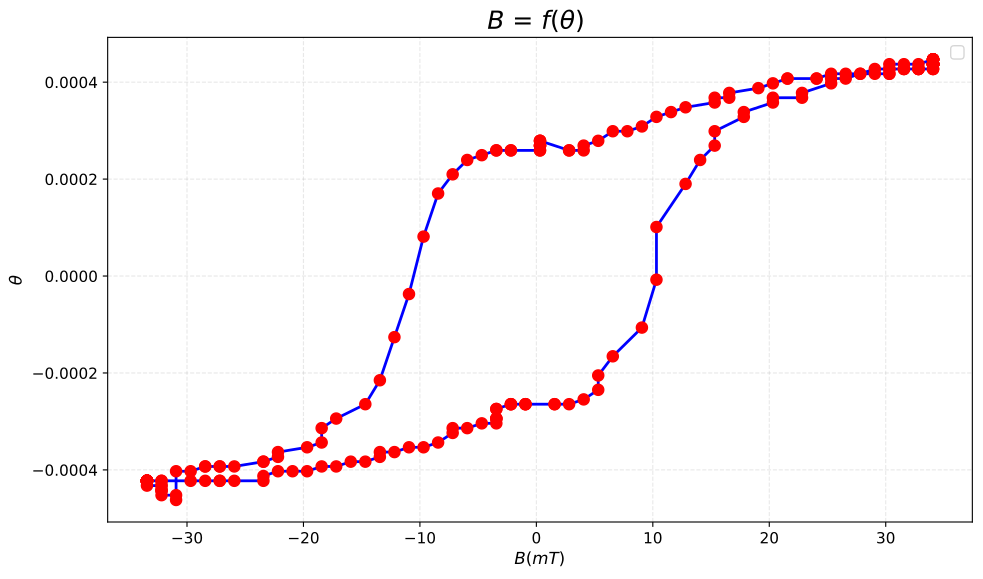

The script that saved this image:
import numpy as np
import pandas as pd
import matplotlib.pyplot as plt

dtype = np.float64

file_path = '/media/E/Python3.12/Python代码/实验/磁光克尔效应/1.192.xlsx'
df = pd.read_excel(file_path)
H = (np.array(df.iloc[:, 1])*1e-3*1250-1273.5)
M = (np.array(df.iloc[:, 2])*1e-3*0.00988015+1.50226)
H = H - H.mean()
M = M - M.mean()
H = np.append(H,H[0])
M = np.append(M,M[0])
plt.plot(H,M,'b-')
plt.plot(H,M,'ro')
plt.xlabel(r'$B(mT)$')
plt.ylabel(r'$\theta$')
plt.title(r'$B$ = $f(\theta)$ ', fontsize=18)

plt.grid(True, alpha=0.3, linestyle='--')
plt.legend(fontsize=12, loc='best')
plt.tight_layout()
plt.savefig('磁滞回线.pdf', bbox_inches='tight', dpi=300)
plt.show()
print(H.mean())
print(M.mean())
print(max(M)-min(M))
